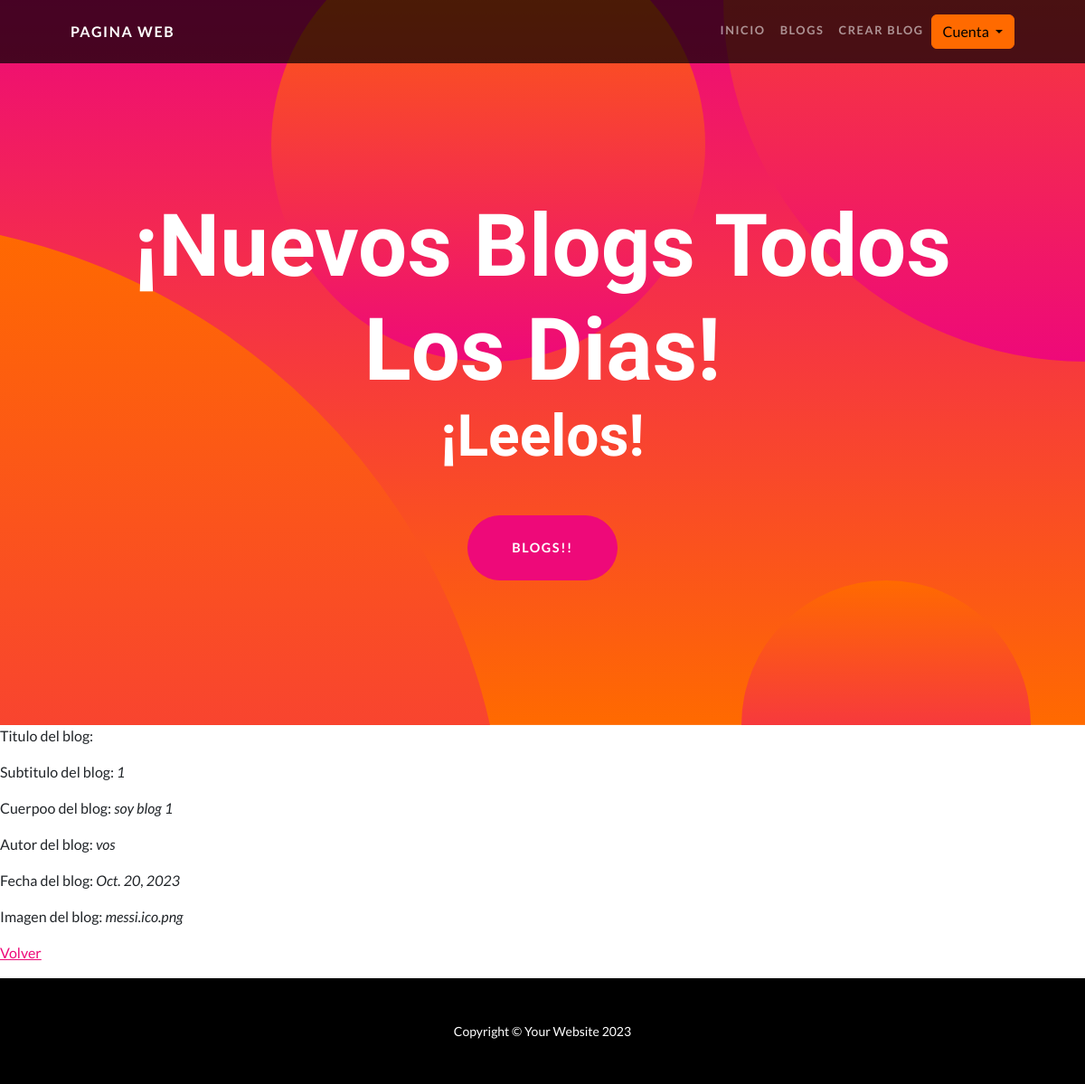
The app's page /blogs/detalle/1/ with its own data.
### App/models.py (models this page shows)
class Blog(models.Model):
    titulo = models.CharField(max_length=20)
    subtitulo = models.CharField(max_length=200)
    cuerpo = models.CharField(max_length=200)
    autor = models.CharField(max_length=200)
    fecha = models.DateField(blank=True, null=True,)
    imagen = models.ImageField(upload_to="Blog_imagen/", blank=True)

### App/views.py (the view)
# urls.py: path("blogs/detalle/<int:pk>/", BlogDetalle.as_view(), name="Detail"),
class BlogDetalle(DetailView):
      model = Blog
      template_name = "App/blogs_detalle.html"

### App/context_processors.py (called while the page is built, shortened)
def custom_user(request):
    context = auth(request)
    user = context["user"]
    return context

### App/templates/App/blogs_detalle.html (shortened to what this page needs)
{% extends "App/padre.html" %}
{% load static %}
{% block section1 %}
    <p>Titulo del blog: </p>
    <p>Subtitulo del blog: <i>{{ blog.subtitulo }}</i></p>
    <p>Cuerpoo del blog: <i>{{ blog.cuerpo }}</i></p>
    <p>Autor del blog: <i>{{ blog.autor }}</i></p>
    <p>Fecha del blog: <i>{{ blog.fecha }}</i></p>
    <p>Imagen del blog: <i>{{ blog.imagen }}</i></p>
    <p>
            <a href="{% url 'List' %}">Volver</a>
    </p>
{% endblock %}

### records on screen
Blog: subtitulo "1", cuerpo "soy blog 1", autor "vos", fecha "Oct. 20, 2023", imagen "messi.ico.png"
